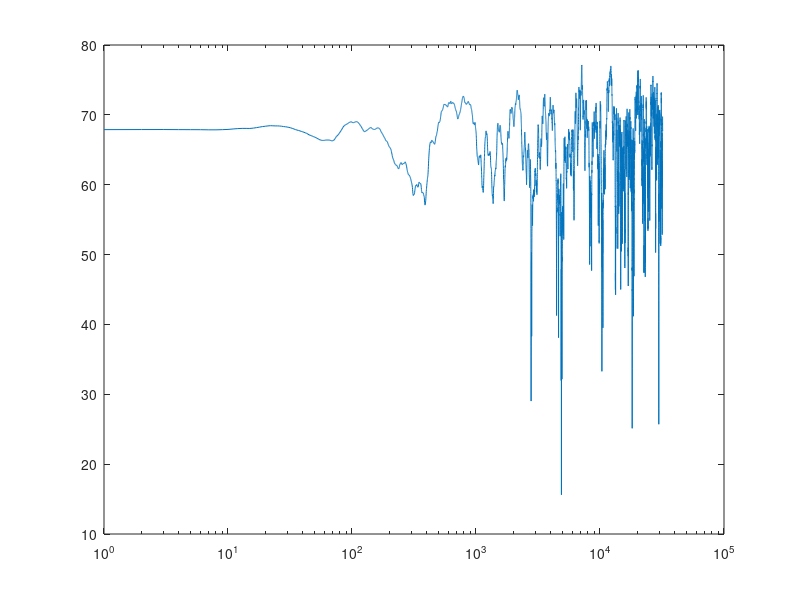

The MATLAB source for this figure:
function GenLTASS()
% Generate Long-Term Average Speech Spectrum
%
% Byrne, et al. (1994), "An international comparison of long-term average
% speech spectra," J. Acoust. Soc. Am. 96, 2108-2120.

% Specified in dBSPL for speech (70dBSPL overall) passed through 1/3-octave
% bands
TABLE2 = [
    63    38.6 37.0 38.6;
    80    43.5 36.0 43.5;
    100   54.4 37.5 54.4;
    125   57.7 40.1 57.7;
    160   56.8 53.4 56.8;
    200   58.2 62.2 60.2;
    250   59.7 60.9 60.3;
    315   60.0 58.1 59.0;
    400   62.4 61.7 62.1;
    500   62.6 61.7 62.1;
    630   60.6 60.4 60.5;
    800   55.7 58.0 56.8;
    1000  53.1 54.3 53.7;
    1250  53.7 52.3 53.0;
    1600  52.3 51.7 52.0;
    2000  48.7 48.8 48.7;
    2500  48.9 47.3 48.1;
    3150  47.0 46.7 46.8;
    4000  46.0 45.3 45.6;
    5000  44.4 44.6 44.5;
    6300  43.3 45.2 44.3;
    8000  42.4 44.9 43.7;
    10000 41.9 45.0 43.4;
    12500 39.8 42.8 41.3;
    16000 40.4 41.1 40.7];
    
freqs    = TABLE2(:,1);
male     = TABLE2(:,2);
female   = TABLE2(:,3);
combined = TABLE2(:,4);
 
freqs_long = 1:max(freqs);
third_oct_bw = freqs_long*2^(1/6)-freqs_long*2^(-1/6);
combined_long = interp1(freqs,combined,freqs_long);

% spectrum level (per Hz)
spec_level = (10.^(combined_long/10))./third_oct_bw;
semilogx(10*log10(spec_level/max(spec_level)));

% WhiteNoise = randn(60*96e3,1); % max length of 1min at 96kHz

spec_level(isnan(spec_level))=0;
LTASS = real(ifft([spec_level fliplr(spec_level)]))...
  .* exp(1i*2*pi*rand(1,2*length(spec_level)));
semilogx(20*log10(abs(fft(LTASS))))


